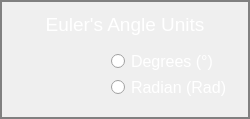
                        <widget class="QFrame" name="eulersAngle_units">
                         <property name="styleSheet">
                          <string notr="true">border:2px solid gray;
border-top-left-radius: 0px;
border-top-right-radius: 0px;
border-bottom-left-radius: 0px;
border-bottom-right-radius: 0px;</string>
                         </property>
                         <property name="frameShape">
                          <enum>QFrame::StyledPanel</enum>
                         </property>
                         <property name="frameShadow">
                          <enum>QFrame::Raised</enum>
                         </property>
                         <layout class="QVBoxLayout" name="verticalLayout_42" stretch="0,1">
                          <item>
                           <widget class="QLabel" name="label_22">
                            <property name="font">
                             <font>
                              <pointsize>14</pointsize>
                             </font>
                            </property>
                            <property name="styleSheet">
                             <string notr="true">border:0px;color:white;</string>
                            </property>
                            <property name="text">
                             <string>Euler's Angle Units</string>
                            </property>
                            <property name="alignment">
                             <set>Qt::AlignCenter</set>
                            </property>
                           </widget>
                          </item>
                          <item>
                           <widget class="QFrame" name="frame_50">
                            <property name="styleSheet">
                             <string notr="true">color:white;
border:0px;</string>
                            </property>
                            <property name="frameShape">
                             <enum>QFrame::StyledPanel</enum>
                            </property>
                            <property name="frameShadow">
                             <enum>QFrame::Raised</enum>
                            </property>
                            <layout class="QVBoxLayout" name="verticalLayout_37">
                             <property name="leftMargin">
                              <number>98</number>
                             </property>
                             <item>
                              <widget class="QRadioButton" name="eulers_deg">
                               <property name="font">
                                <font>
                                 <pointsize>12</pointsize>
                                </font>
                               </property>
                               <property name="text">
                                <string>Degrees (°)</string>
                               </property>
                              </widget>
                             </item>
                             <item>
                              <widget class="QRadioButton" name="eulers_rad">
                               <property name="font">
                                <font>
                                 <pointsize>12</pointsize>
                                </font>
                               </property>
                               <property name="text">
                                <string>Radian (Rad)</string>
                               </property>
                              </widget>
                             </item>
                            </layout>
                           </widget>
                          </item>
                         </layout>
                        </widget>
